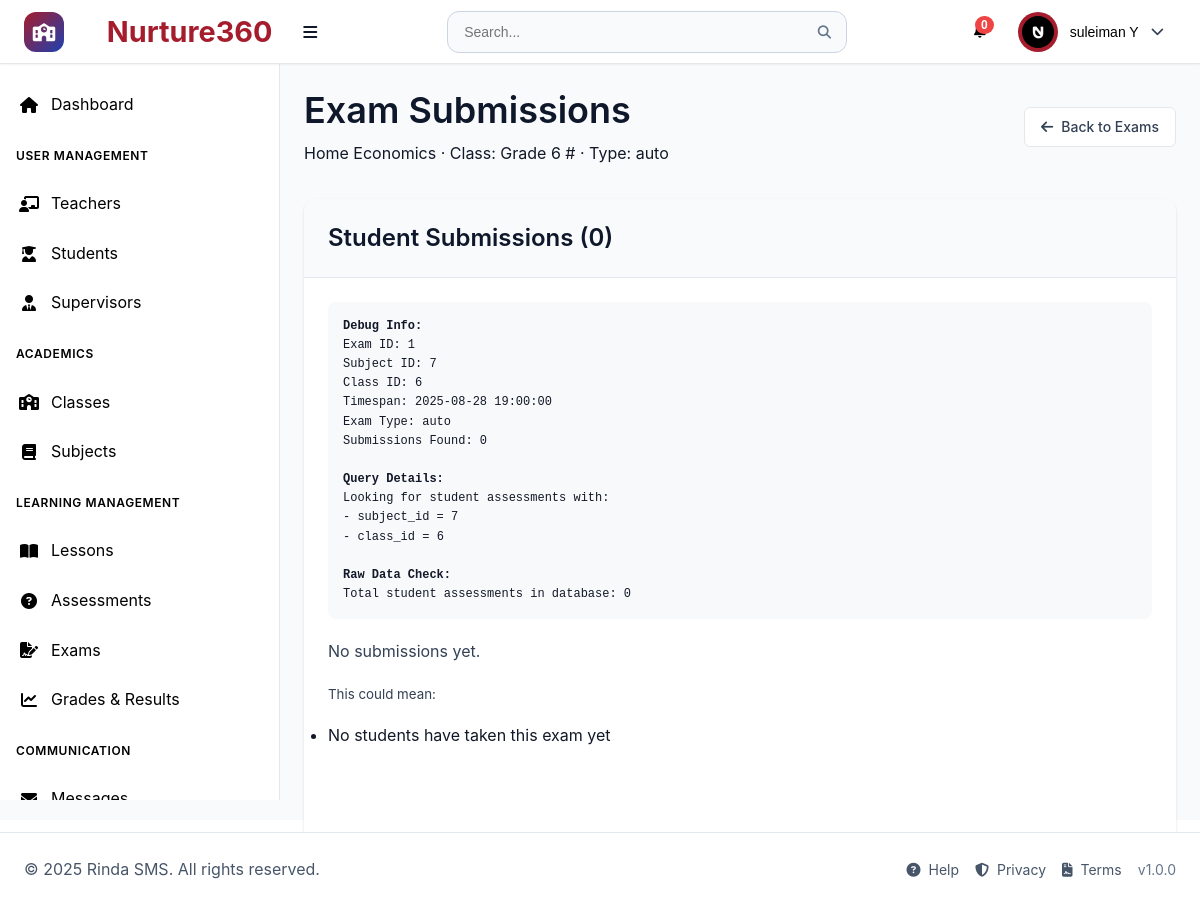
/pages/exam_submissions.php?exam_id=1 (signed in), run on the app's committed database.
### tables this page shows
CREATE TABLE `users` (
  `id` int(11) NOT NULL,
  `username` varchar(50) NOT NULL,
  `email` varchar(100) NOT NULL,
  `password_hash` varchar(255) NOT NULL,
  `first_name` varchar(50) NOT NULL,
  `last_name` varchar(50) NOT NULL,
  `role` enum('superadmin','teacher','student','supervisor') NOT NULL,
  `phone` varchar(20) DEFAULT NULL,
  `address` text DEFAULT NULL,
  `profile_image` varchar(255) DEFAULT NULL,
  `is_active` tinyint(1) DEFAULT 1,
  `email_verified` tinyint(1) DEFAULT 0,
  `two_factor_enabled` tinyint(1) DEFAULT 0,
  `last_login` datetime DEFAULT NULL,
  `created_at` timestamp NOT NULL DEFAULT current_timestamp(),
  `updated_at` timestamp NOT NULL DEFAULT current_timestamp() ON UPDATE current_timestamp()
);

CREATE TABLE `exam_assessments` (
  `exam_assessment_id` int(11) NOT NULL,
  `student_id` int(11) NOT NULL,
  `subject_id` int(11) NOT NULL,
  `class_id` int(11) NOT NULL,
  `type` varchar(255) NOT NULL,
  `status` varchar(255) NOT NULL,
  `timespan` timestamp NOT NULL DEFAULT current_timestamp()
);

CREATE TABLE `subjects` (
  `subject_id` int(11) NOT NULL,
  `class_id` int(11) DEFAULT NULL,
  `title` varchar(255) NOT NULL,
  `subject_code` varchar(20) DEFAULT NULL,
  `description` text DEFAULT NULL,
  `credits` int(11) DEFAULT 1,
  `is_active` tinyint(1) DEFAULT 1,
  `created_at` timestamp NOT NULL DEFAULT current_timestamp(),
  `updated_at` timestamp NOT NULL DEFAULT current_timestamp() ON UPDATE current_timestamp()
);

CREATE TABLE `classes` (
  `id` int(11) NOT NULL,
  `class_name` varchar(100) NOT NULL,
  `class_code` varchar(255) DEFAULT NULL,
  `virtual_link` varchar(500) DEFAULT NULL,
  `grade_level` int(11) DEFAULT NULL,
  `academic_year` varchar(10) DEFAULT NULL,
  `max_students` int(11) DEFAULT 30,
  `description` text DEFAULT NULL,
  `is_active` tinyint(1) DEFAULT 1,
  `created_at` timestamp NOT NULL DEFAULT current_timestamp(),
  `updated_at` timestamp NOT NULL DEFAULT current_timestamp() ON UPDATE current_timestamp()
);

### pages/exam_submissions.php (the view, shortened to what this page needs)
<?php
$pdo = getDBConnection();
$examId = isset($_GET['exam_id']) ? (int)$_GET['exam_id'] : 0;
$examStmt = $pdo->prepare('SELECT e.*, c.class_name, c.class_code, s.title AS subject_name, s.subject_code FROM exam_assessments e LEFT JOIN classes c ON c.id=e.class_id LEFT JOIN subjects s ON s.subject_id=e.subject_id WHERE e.exam_assessment_id=? AND e.student_id=0');
$examStmt->execute([$examId]);
$exam = $examStmt->fetch(PDO::FETCH_ASSOC);
$submissions = [];
try {
  $subStmt = $pdo->prepare('
    SELECT
      e.exam_assessment_id,
      e.student_id,
      e.timespan,
      er.obtained_marks,
      er.total_marks,
      er.percentage,
      er.grade,
      er.grading_type,
      er.status,
      er.submitted_at,
      er.graded_at,
      er.feedback,
      u.first_name,
      u.last_name,
      u.username
    FROM exam_assessments e
    LEFT JOIN exam_results er ON er.exam_assessment_id = e.exam_assessment_id
    LEFT JOIN users u ON u.id = e.student_id
    WHERE e.student_id > 0
    AND e.subject_id = ?
    AND e.class_id = ?
    ORDER BY e.exam_assessment_id DESC
  ');
  $subStmt->execute([(int)$exam['subject_id'], (int)$exam['class_id']]);
  $submissions = $subStmt->fetchAll(PDO::FETCH_ASSOC);
} catch (Throwable $e) {
  error_log("Error fetching exam submissions: " . $e->getMessage());
  $submissions = [];
}
include '../components/header.php';
?>
<div class="dashboard-container">
  <?php include '../components/sidebar.php'; ?>
  <main class="main-content">
    <div class="page-header">
      <div>
        <h1>Exam Submissions</h1>
        <div class="muted">
          <?php echo htmlspecialchars($exam['subject_name'] ?? ''); ?> ·
          Class: <?php echo htmlspecialchars(($exam['class_name']??'').' #'.($exam['class_code']??'')); ?> ·
          Type: <?php echo htmlspecialchars($exam['type']); ?>
        </div>
      </div>
      <div class="header-actions">
        <a class="btn btn-secondary" href="./exams.php"><i class="fas fa-arrow-left"></i> Back to Exams</a>
      </div>
    </div>
    <div class="content-card">
      <div class="card-header">
        <h3>Student Submissions (<?php echo count($submissions); ?>)</h3>
      </div>
      <div class="card-content">
        <div class="debug-info" style="background: #f8f9fa; padding: 15px; border-radius: 8px; margin-bottom: 20px; font-family: monospace; font-size: 12px;">
          <strong>Debug Info:</strong><br>
          Exam ID: <?php echo (int)$examId; ?><br>
          Subject ID: <?php echo (int)$exam['subject_id']; ?><br>
          Class ID: <?php echo (int)$exam['class_id']; ?><br>
          Timespan: <?php echo htmlspecialchars($exam['timespan']); ?><br>
          Exam Type: <?php echo htmlspecialchars($exam['type']); ?><br>
          Submissions Found: <?php echo count($submissions); ?><br>
          <br>
          <strong>Query Details:</strong><br>
          Looking for student assessments with:<br>
          - subject_id = <?php echo (int)$exam['subject_id']; ?><br>
          - class_id = <?php echo (int)$exam['class_id']; ?><br>
          <br>
          <strong>Raw Data Check:</strong><br>
          <?php
          try {
            $rawCheck = $pdo->prepare('SELECT COUNT(*) as total FROM exam_assessments WHERE student_id > 0 AND subject_id = ? AND class_id = ?');
            $rawCheck->execute([(int)$exam['subject_id'], (int)$exam['class_id']]);
            $totalRaw = $rawCheck->fetchColumn();
            echo "Total student assessments in database: " . $totalRaw . "<br>";
          } catch (Exception $e) {
            echo "Error checking raw data: " . htmlspecialchars($e->getMessage());
          }
          ?>
        </div>
        <?php if (empty($submissions)): ?>
          <div class="empty-state">
            <p>No submissions yet.</p>
            <p><small>This could mean:</small></p>
            <ul style="text-align: left; display: inline-block;">
              <li>No students have taken this exam yet</li>
            </ul>
          </div>
        <?php endif; ?>
      </div>
    </div>
  </main>
</div>
<?php include '../components/footer.php'; ?>

### components/header.php (shortened to what this page needs)
<?php
require_once '../config/config.php';
$user_id = $_SESSION['user_id'] ?? null;
$first_name = $_SESSION['first_name'] ?? '';
$last_name = $_SESSION['last_name'] ?? '';
$user_role = $_SESSION['role'] ?? '';
$profile_image = '';
$profile_image_url = '';
try {
    $pdo = getDBConnection();
    $settings_stmt = $pdo->prepare("SELECT setting_key, setting_value FROM system_settings WHERE setting_key IN ('app_name', 'theme_primary_color', 'theme_secondary_color', 'theme_accent_color', 'theme_mode', 'app_logo', 'app_favicon', 'brand_display')");
    $settings_stmt->execute();
    $settings = [];
    while ($row = $settings_stmt->fetch()) {
        $settings[$row['setting_key']] = $row['setting_value'];
    }
    if ($user_id) {
        $uStmt = $pdo->prepare("SELECT profile_image FROM users WHERE id = ? LIMIT 1");
        $uStmt->execute([$user_id]);
        $uRow = $uStmt->fetch();
        if ($uRow && !empty($uRow['profile_image'])) {
            $profile_image = $uRow['profile_image'];
        }
    }
} catch (PDOException $e) {
    $settings = [
        'app_name' => APP_NAME,
        'theme_primary_color' => DEFAULT_PRIMARY_COLOR,
        'theme_mode' => 'light'
    ];
}
$app_name = $settings['app_name'] ?? APP_NAME;
$theme_mode = $settings['theme_mode'] ?? 'light';
$app_logo = $settings['app_logo'] ?? '';
$brand_display = $settings['brand_display'] ?? 'both';
$hasLogo = !empty($app_logo);
$mode = in_array($brand_display, ['logo','name','both'], true) ? $brand_display : 'both';
$showLogo = $hasLogo && ($mode === 'logo' || $mode === 'both');
$showName = ($mode === 'name' || $mode === 'both');
$showIcon = !$showLogo;
if (!empty($profile_image)) {
    if (preg_match('/^https?:\/\//i', $profile_image)) {
        $profile_image_url = $profile_image;
    } else {
        if ($user_role === 'teacher') {
            $profile_image_url = '../uploads/teachers/' . rawurlencode($profile_image);
        } else {
            $profile_image_url = '../uploads/users/' . rawurlencode($profile_image);
        }
    }
}
?>
<!DOCTYPE html>
<html lang="en" data-theme="<?php echo $theme_mode; ?>">
<head>
    <link rel="stylesheet" href="../assets/css/main.css">
    <link rel="stylesheet" href="../assets/css/components.css">
    <link rel="stylesheet" href="../assets/css/dashboard.css">
    <link rel="stylesheet" href="https://cdnjs.cloudflare.com/ajax/libs/font-awesome/6.4.0/css/all.min.css">
</head>
<body class="role-<?php echo htmlspecialchars($user_role); ?>">
    <header class="header">
        <div class="header-left">
            <?php if ($showIcon): ?>
            <div class="school-icon">
                <i class="fas fa-school"></i>
            </div>
            <?php endif; ?>
            <div class="logo">
                <?php if ($showName): ?>
                    <h1 style="margin-left: 8px; display:inline-block;">&nbsp;<?php echo htmlspecialchars($app_name); ?></h1>
                <?php endif; ?>
                <button class="desktop-toggle" id="desktopSidebarToggle" title="Toggle sidebar">
                    <i class="fas fa-bars"></i>
                </button>
            </div>
        </div>
        <div class="header-center">
            <div class="search-bar">
                <input type="text" placeholder="Search..." id="globalSearch">
                <button type="button">
                    <i class="fas fa-search"></i>
                </button>
            </div>
        </div>
        <div class="header-right">
            <div class="header-actions">
                <div class="notification-dropdown">
                    <button class="notification-btn" id="notificationBtn">
                        <span class="notification-badge" id="notificationBadge">0</span>
                    </button>
                </div>
                <div class="user-dropdown">
                    <button class="user-btn" id="userBtn">
                        <div class="user-avatar">
                            <?php if (!empty($profile_image_url)): ?>
                                <img src="<?php echo htmlspecialchars($profile_image_url); ?>" alt="Avatar" style="width:32px;height:32px;border-radius:50%;object-fit:cover;" onerror="this.style.display='none'; this.parentElement.innerHTML='\\u003ci class=\\'fas fa-user\\'\\u003e\\u003c/i\\u003e';">
                            <?php else: ?>
                                <i class="fas fa-user"></i>
                            <?php endif; ?>
                        </div>
                        <span class="user-name"><?php echo $first_name . ' ' . $last_name; ?></span>
                        <i class="fas fa-chevron-down"></i>
                    </button>
                </div>
            </div>
        </div>
    </header>

### assets/css/main.css (style rules this page uses)
:root { --primary-color: #2563eb; --primary-dark: #1e40af; --primary-light: #3b82f6; --secondary-color: #64748b; --accent-color: #f59e0b; --success-color: #10b981; --warning-color: #f59e0b; --error-color: #ef4444; --info-color: #06b6d4; --white: #ffffff; --gray-50: #f8fafc; --gray-100: #f1f5f9; --gray-200: #e2e8f0; --gray-300: #cbd5e1; --gray-400: #94a3b8; --gray-500: #64748b; --gray-600: #475569; --gray-700: #334155; --gray-800: #1e293b; --gray-900: #0f172a; --font-family: 'Inter', -apple-system, BlinkMacSystemFont, 'Segoe UI', Roboto, sans-serif; --font-size-xs: 0.75rem; --font-size-sm: 0.875rem; --font-size-base: 1rem; --font-size-lg: 1.125rem; --font-size-xl: 1.25rem; --font-size-2xl: 1.5rem; --font-size-3xl: 1.875rem; --font-size-4xl: 2.25rem; --spacing-1: 0.25rem; --spacing-2: 0.5rem; --spacing-3: 0.75rem; --spacing-4: 1rem; --spacing-5: 1.25rem; --spacing-6: 1.5rem; --spacing-8: 2rem; --spacing-10: 2.5rem; --spacing-12: 3rem; --spacing-16: 4rem; --spacing-20: 5rem; --shadow-sm: 0 1px 2px 0 rgb(0 0 0 / 0.05); --shadow: 0 1px 3px 0 rgb(0 0 0 / 0.1), 0 1px 2px -1px rgb(0 0 0 / 0.1); --shadow-md: 0 4px 6px -1px rgb(0 0 0 / 0.1), 0 2px 4px -2px rgb(0 0 0 / 0.1); --shadow-lg: 0 10px 15px -3px rgb(0 0 0 / 0.1), 0 4px 6px -4px rgb(0 0 0 / 0.1); --shadow-xl: 0 20px 25px -5px rgb(0 0 0 / 0.1), 0 8px 10px -6px rgb(0 0 0 / 0.1); --radius-sm: 0.25rem; --radius: 0.375rem; --radius-md: 0.5rem; --radius-lg: 0.75rem; --radius-xl: 1rem; --radius-2xl: 1.5rem; --transition: all 0.2s ease-in-out; --transition-fast: all 0.1s ease-in-out; --transition-slow: all 0.3s ease-in-out; --header-height: 4rem; --sidebar-width: 280px; --sidebar-collapsed-width: 80px; --content-max-width: 1200px; }
* { margin: 0; padding: 0; box-sizing: border-box; }
html { font-size: 16px; scroll-behavior: smooth; height: 100%; }
body { font-family: var(--font-family); font-size: var(--font-size-base); line-height: 1.6; color: var(--gray-800); background-color: var(--gray-50); -webkit-font-smoothing: antialiased; -moz-osx-font-smoothing: grayscale; min-height: 100vh; display: flex; flex-direction: column; }
@media (min-width: 769px) { body { padding-bottom: 80px; } }
h1, h2, h3, h4, h5, h6 { font-weight: 600; line-height: 1.25; margin-bottom: var(--spacing-4); color: var(--gray-900); }
h1 { font-size: var(--font-size-4xl); }
h3 { font-size: var(--font-size-2xl); }
p { margin-bottom: var(--spacing-4); color: var(--gray-700); }
a { color: var(--primary-color); text-decoration: none; transition: var(--transition); }
.btn { display: inline-flex; align-items: center; justify-content: center; gap: var(--spacing-2); padding: var(--spacing-3) var(--spacing-4); font-size: var(--font-size-sm); font-weight: 500; line-height: 1; border: 1px solid transparent; border-radius: var(--radius); cursor: pointer; transition: var(--transition); text-decoration: none; white-space: nowrap; user-select: none; }
.btn-secondary { background-color: var(--white); border-color: var(--gray-300); color: var(--gray-700); }
.card-header { padding: var(--spacing-6); border-bottom: 1px solid var(--gray-200); background-color: var(--gray-50); }
.card-content { padding: var(--spacing-6); }

### assets/css/components.css (style rules this page uses)
.content-card { background-color: var(--white); border-radius: var(--radius-lg); box-shadow: var(--shadow); margin-bottom: var(--spacing-6); overflow: hidden; }
.card-header { padding: var(--spacing-6); border-bottom: 1px solid var(--gray-200); background-color: var(--gray-50); display: flex; align-items: center; justify-content: space-between; }
.card-header h3 { margin: 0; display: flex; align-items: center; gap: var(--spacing-3); color: var(--gray-900); }
.card-content { padding: var(--spacing-6); }
.content-card { display: flex; flex-direction: column; height: 100%; }
.card-content { flex: 1 1 auto; }
.user-avatar { width: 32px; height: 32px; border-radius: 50%; background-color: var(--primary-color); color: var(--white); display: flex; align-items: center; justify-content: center; font-size: var(--font-size-sm); }

### data on the page
users: profile_image (picture)
exam_assessments: subject.title "Home Economics", class.class_code "Grade 6 #", type "auto", subject "7", class "6", timespan "2025-08-28 19:00:00"

### other printed values
$app_name "Nurture360"
$first_name "suleiman"
$last_name "Y"
count($submissions) "0"
$examId "1"
$totalRaw "0"
APP_NAME "Rinda SMS"
APP_VERSION "1.0.0"
